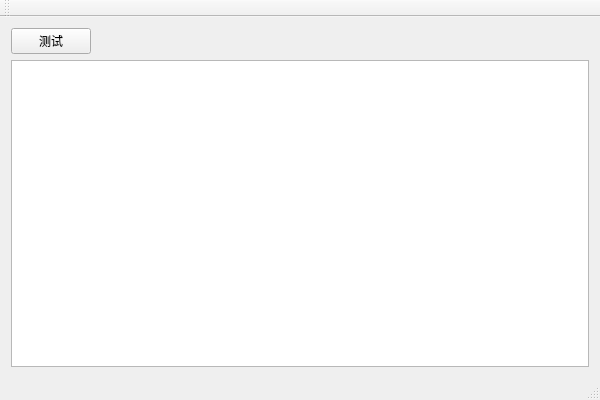
<?xml version="1.0" encoding="UTF-8"?>
<ui version="4.0">
 <class>Test8_1BClass</class>
 <widget class="QMainWindow" name="Test8_1BClass">
  <property name="geometry">
   <rect>
    <x>0</x>
    <y>0</y>
    <width>600</width>
    <height>400</height>
   </rect>
  </property>
  <property name="windowTitle">
   <string>Test8_1B</string>
  </property>
  <widget class="QWidget" name="centralWidget">
   <layout class="QVBoxLayout" name="verticalLayout">
    <item>
     <layout class="QHBoxLayout" name="horizontalLayout">
      <item>
       <widget class="QPushButton" name="btnTest">
        <property name="text">
         <string>测试</string>
        </property>
       </widget>
      </item>
      <item>
       <spacer name="horizontalSpacer">
        <property name="orientation">
         <enum>Qt::Horizontal</enum>
        </property>
        <property name="sizeHint" stdset="0">
         <size>
          <width>378</width>
          <height>20</height>
         </size>
        </property>
       </spacer>
      </item>
     </layout>
    </item>
    <item>
     <widget class="QPlainTextEdit" name="plainTextEdit"/>
    </item>
   </layout>
  </widget>
  <widget class="QMenuBar" name="menuBar">
   <property name="geometry">
    <rect>
     <x>0</x>
     <y>0</y>
     <width>600</width>
     <height>30</height>
    </rect>
   </property>
  </widget>
  <widget class="QToolBar" name="mainToolBar">
   <attribute name="toolBarArea">
    <enum>TopToolBarArea</enum>
   </attribute>
   <attribute name="toolBarBreak">
    <bool>false</bool>
   </attribute>
  </widget>
  <widget class="QStatusBar" name="statusBar"/>
 </widget>
 <layoutdefault spacing="6" margin="11"/>
 <resources>
  <include location="Test8_1B.qrc"/>
 </resources>
 <connections/>
</ui>
